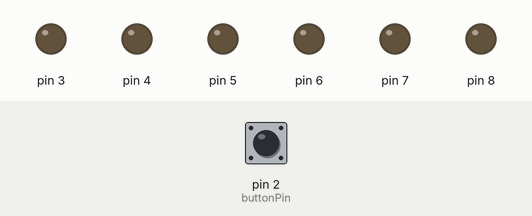
The sketch below on a simulated Arduino Uno, built with avr-gcc and run on an emulated ATmega328P. On the bench: output pins drawn as LEDs (lit = HIGH). Dashed ring = blinking. Inputs (shaded band) come from the test bench; at power-on: pin 2 (buttonPin) LOW.

Above: at 1.2 s.
1.3 s: pin 2 (buttonPin) pulled HIGH for 0.15 s
At 1.8 s:
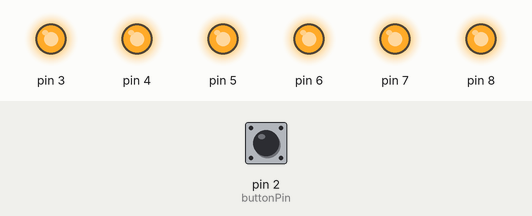
2.9 s: pin 2 (buttonPin) pulled HIGH for 1 s
At 4.2 s:
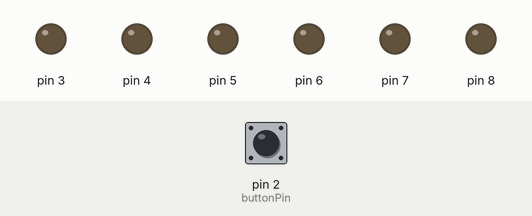
5.4 s: pin 2 (buttonPin) pulled HIGH for 0.15 s
At 6.0 s:
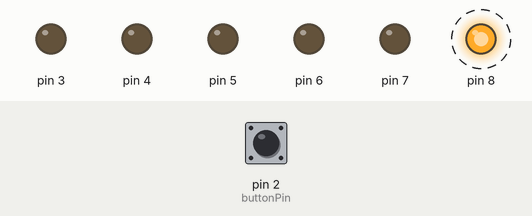
8.4 s: pin 2 (buttonPin) pulled HIGH for 3.2 s
At 8.65 s:
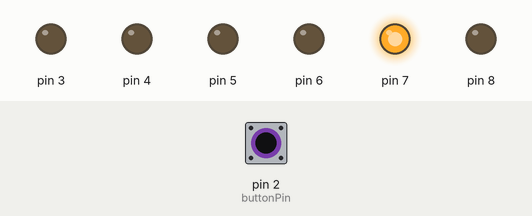
Timing chart, 0 to 11.4 s (numbered marks = the images above; inputs shaded):
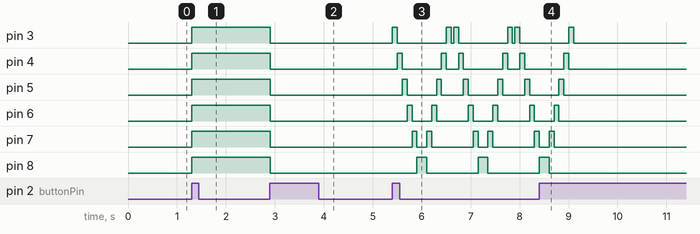

Measured:
- after the input at 1.3 s, pin 3–8: LOW → HIGH at once
- after the input at 2.9 s, pin 3–8: HIGH → LOW at once
- after the input at 5.4 s, pin 3: LOW → HIGH at once, then repeats every 1.3 s: LOW 1.0 s, HIGH 0.10 s, LOW 0.05 s, HIGH 0.10 s; pin 4: LOW → HIGH after 0.10 s, then repeats every 1.3 s: LOW 0.80 s, HIGH 0.10 s, LOW 0.25 s, HIGH 0.10 s
- after the input at 8.4 s, pin 3: goes on until 9.1 s, then stays LOW; pin 4: goes on until 9.0 s, then stays LOW; pin 5: goes on until 8.9 s, then stays LOW; pin 6: goes on until 8.8 s, then stays LOW; pin 7: goes on until 8.7 s, then stays LOW

The sketch:

code.ino
```cpp
// this constant won't change:
const int buttonPin = 2; //  we will use pin 2 for interrupt
int timer = 100;  // The higher the number, the slower the timing.

// Variables will change:
int buttonPushCounter = 0;

void setup() {
  // use a for loop to initialize each pin as an output:
  for (int thisPin = 3; thisPin <= 8; thisPin++) {
    pinMode(thisPin, OUTPUT);
  }

  // setup for interrupt 0 with rising mode; ISR is blink function.
  attachInterrupt(digitalPinToInterrupt(buttonPin), changeMode, RISING);

  // initialize serial communication:
  Serial.begin(9600);
}

void loop() {
  if (buttonPushCounter == 1) {
    // Press the button for the 1st time : 6 LEDs will be on.
    for (int thisPin = 3; thisPin <= 8; thisPin++) {
      // turn the pin on:
      digitalWrite(thisPin, HIGH);
    }
  } else if (buttonPushCounter == 2) {
    // Press the button a 2nd time: 6 LEDs will turn off.
    for (int thisPin = 3; thisPin <= 8; thisPin++) {
      // turn the pin off:
      digitalWrite(thisPin, LOW);
    }
  } else if (buttonPushCounter == 3) {
    // Press button a 3rd time: run "Knight Rider" mode. (read “7_Lead array effect”).
    // loop from the lowest pin to the highest:
    for (int thisPin = 3; thisPin <= 8; thisPin++) {
      // turn the pin on:
      digitalWrite(thisPin, HIGH);
      delay(timer);
      // turn the pin off:
      digitalWrite(thisPin, LOW);
    }
    // loop from the highest pin to the lowest:
    for (int thisPin = 8; thisPin >= 3; thisPin--) {
      // turn the pin on:
      digitalWrite(thisPin, HIGH);
      delay(timer);
      // turn the pin off:
      digitalWrite(thisPin, LOW);
    }
  } else if (buttonPushCounter == 4) {
    //Press button a 4th time: turn off the 6 LEDs and reset the button Push Counter.
    for (int thisPin = 3; thisPin <= 8; thisPin++) {
      // turn the pin off:
      digitalWrite(thisPin, LOW);
    }
  }
  // Delay a little bit to avoid bouncing
  delay(50);
}

// switch the mode every button push
void changeMode() {
  // increase the push counter
  buttonPushCounter++;
  // reset the counter if it's over 4
  if (buttonPushCounter == 5) {
    buttonPushCounter = 1;
  }
}
```
